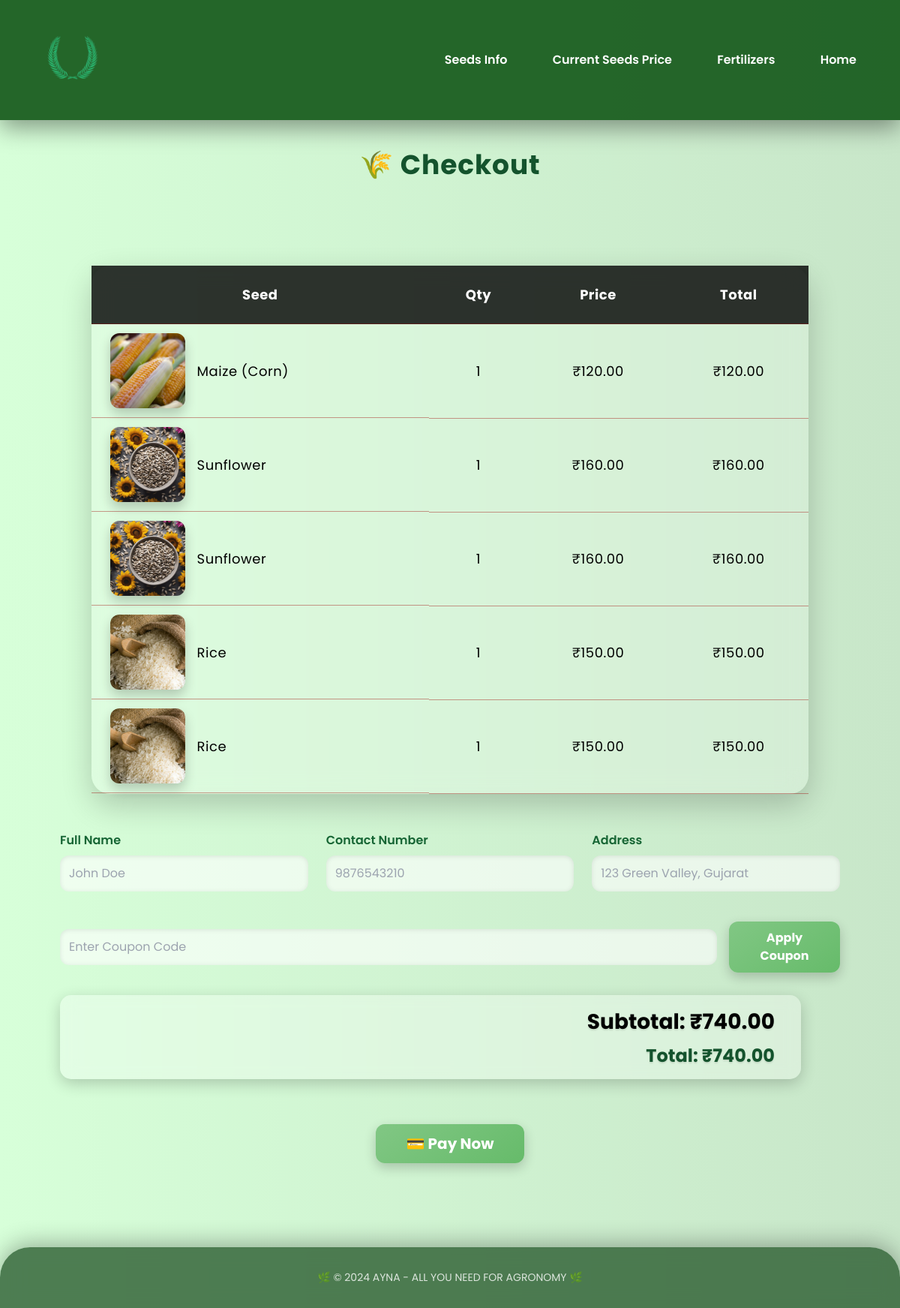
The app's page /checkout/ with its own data.
### myapp/models.py (models this page shows, shortened)
class CartItem(models.Model):
    seed = models.ForeignKey(Seed, on_delete=models.CASCADE)
    quantity = models.PositiveIntegerField(default=1)
    def total_price(self):
        return self.seed.price * self.quantity

class Seed(models.Model):
    name = models.CharField(max_length=100)
    price = models.DecimalField(max_digits=8, decimal_places=2)
    quantity = models.DecimalField(max_digits=10, decimal_places=2)
    description = models.TextField()
    image = models.ImageField(upload_to='seed_images/')
    wikipedia_link = models.URLField()  # New field for Wikipedia link

### myapp/views.py (the view, shortened to what this page needs)
# urls.py: path('checkout/', views.checkout, name='checkout'),
def checkout(request):
    cart_items = CartItem.objects.all()
    subtotal = sum(item.total_price() for item in cart_items)
    discount_amount = Decimal(0)
    applied_coupon = None
    total = subtotal - discount_amount
    amount_paise = int(total * 100)  # Razorpay expects amount in paise
    client = razorpay.Client(auth=(settings.RAZORPAY_KEY_ID, settings.RAZORPAY_KEY_SECRET))
    amount = 50000  # amount in paise = Rs 500
    currency = 'INR'
    payment = client.order.create({
        "amount": amount,
        "currency": currency,
        "payment_capture": '1'
    })
    context = {
        'cart_items': cart_items,
        'subtotal': subtotal,
        'discount_amount': discount_amount,
        'total': total,
        'applied_coupon': applied_coupon,
        'amount': amount,
        'api_key': settings.RAZORPAY_KEY_ID,
        'order_id': payment['id'],
        'amount_paise':amount_paise
    }
    return render(request, 'checkout.html', context)

### myapp/templates/checkout.html (shortened to what this page needs)
{% load static %}
<!DOCTYPE html>
<html lang="en">
<head>
  <script src="https://cdn.tailwindcss.com"></script>
</head>
<body>
  <div class="glass-bg">
    <header class="header">
      <a href="{% url 'index' %}" class="logo"><img src="{% static 'AYNA NEW LOGO.png' %}" alt="AYNA Logo"></a>
      <div class="nav-links">
        <a href="{% url 'seed' %}">Seeds Info</a>
        <a href="{% url 'seed_price' %}">Current Seeds Price</a>
        <a href="{% url 'fertilizer' %}">Fertilizers</a>
        <a href="{% url 'index' %}">Home</a>
      </div>
    </header>
    <div class="max-w-6xl mx-auto px-6 pt-10 pb-20">
      <h1 class="text-4xl font-bold text-green-900 mb-8 text-center tracking-wide">🌾 Checkout</h1>
      <div class="glass-card p-8">
        <table>
          <thead>
            <tr>
              <th>Seed</th>
              <th>Qty</th>
              <th>Price</th>
              <th>Total</th>
            </tr>
          </thead>
          <tbody>
            {% for item in cart_items %}
            <tr>
              <td class="flex items-center space-x-4 py-3">
                <img src="{{ item.seed.image.url }}" alt="{{ item.seed.name }}">
                <span>{{ item.seed.name }}</span>
              </td>
              <td>{{ item.quantity }}</td>
              <td>₹{{ item.seed.price }}</td>
              <td>₹{{ item.total_price }}</td>
            </tr>
            {% endfor %}
          </tbody>
        </table>
        <form method="POST" class="mb-10">
          <div class="grid grid-cols-1 md:grid-cols-3 gap-6 mb-6">
            <div>
              <label class="block mb-2 font-semibold text-green-800" for="full_name">Full Name</label>
              <input type="text" id="full_name" name="full_name" placeholder="John Doe" required>
            </div>
            <div>
              <label class="block mb-2 font-semibold text-green-800" for="contact_number">Contact Number</label>
              <input type="text" id="contact_number" name="contact_number" placeholder="9876543210" required>
            </div>
            <div>
              <label class="block mb-2 font-semibold text-green-800" for="address">Address</label>
              <input type="text" id="address" name="address" placeholder="123 Green Valley, Gujarat" required>
            </div>
          </div>
        </form>
        <form method="POST" class="mb-6">
          <div class="flex flex-col sm:flex-row items-start sm:items-center gap-4">
            <input type="text" name="coupon_code" placeholder="Enter Coupon Code">
            <button type="submit">Apply Coupon</button>
          </div>
        </form>
        <div class="total-price">
          <p>Subtotal: ₹{{ subtotal }}</p>
          <p class="text-2xl font-bold mt-2 text-green-900">Total: ₹{{ total }}</p>
        </div>
<div class="text-center mt-8">
  <button id="rzp-button1" class="btn-green text-xl px-10 py-3">💳 Pay Now</button>
</div>
</div>
</div>
</body>
<footer>
  <p>🌿 © 2024 AYNA - ALL YOU NEED FOR AGRONOMY 🌿</p>
</footer>
</html>

### records on screen
CartItem: seed.image (picture), seed.name "Maize (Corn)", quantity "1", seed.price "120.00", total_price "120.00"
CartItem: seed.image (picture), seed.name "Sunflower", quantity "1", seed.price "160.00", total_price "160.00"
CartItem: seed.image (picture), seed.name "Sunflower", quantity "1", seed.price "160.00", total_price "160.00"
CartItem: seed.image (picture), seed.name "Rice", quantity "1", seed.price "150.00", total_price "150.00"
CartItem: seed.image (picture), seed.name "Rice", quantity "1", seed.price "150.00", total_price "150.00"

### other values on screen
{{ subtotal }} "740.00"
{{ total }} "740.00"
